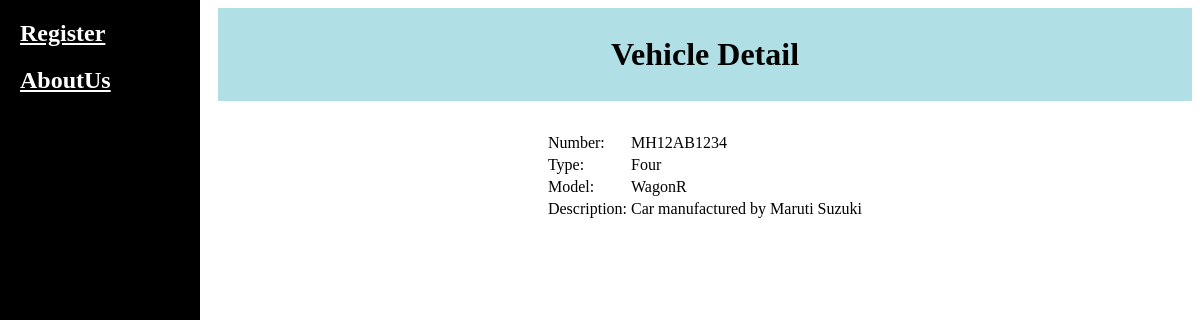
Page /vehicles/vehicle/1/ on the committed database.
### vehicles/models.py (models this page shows, shortened)
class Vehicle(models.Model):
    VEHICLE_TYPES = (
        ('Two', 'Two Wheeler'),
        ('Three', 'Three Wheeler'),
        ('Four', 'Four Wheeler'),
    )
    vehicle_number = models.CharField(max_length=10)
    vehicle_type = models.CharField(max_length=10, choices=VEHICLE_TYPES)
    vehicle_model = models.CharField(max_length=100)
    vehicle_description = models.TextField()

### vehicles/views.py (the view)
# urls.py: path('vehicle/<int:pk>/', v.vehicle_detail, name='vehicle_detail'),
def vehicle_detail(request, pk):
    vehicle = get_object_or_404(Vehicle, pk=pk)
    return render(request, 'vehicles/vehicle_detail.html', {'vehicle': vehicle})

### vehicles/templates/vehicles/vehicle_detail.html (shortened to what this page needs)
{% extends 'sidebar.html' %}
        {% block body %}
        <center>
        <h1 style="background-color: powderblue; padding-top: 28px; padding-bottom: 28px;">Vehicle Detail</h1>
        <table style="margin: 30px;">
            <tr>
                <td>Number:</td>
                <td>{{ vehicle.vehicle_number }}</td>
            </tr>
            <tr>
                <td>Type:</td>
                <td>{{ vehicle.vehicle_type }}</td>
            </tr>
            <tr>
                <td>Model:</td>
                <td>{{ vehicle.vehicle_model }}</td>
            </tr>
            <tr>
                <td>Description:</td>
                <td>{{ vehicle.vehicle_description }}</td>
            </tr>
        </table>
        {% endblock %}

### rows in the picture
Vehicle: vehicle_number "MH12AB1234", vehicle_type "Four", vehicle_model "WagonR", vehicle_description "Car manufactured by Maruti Suzuki"
